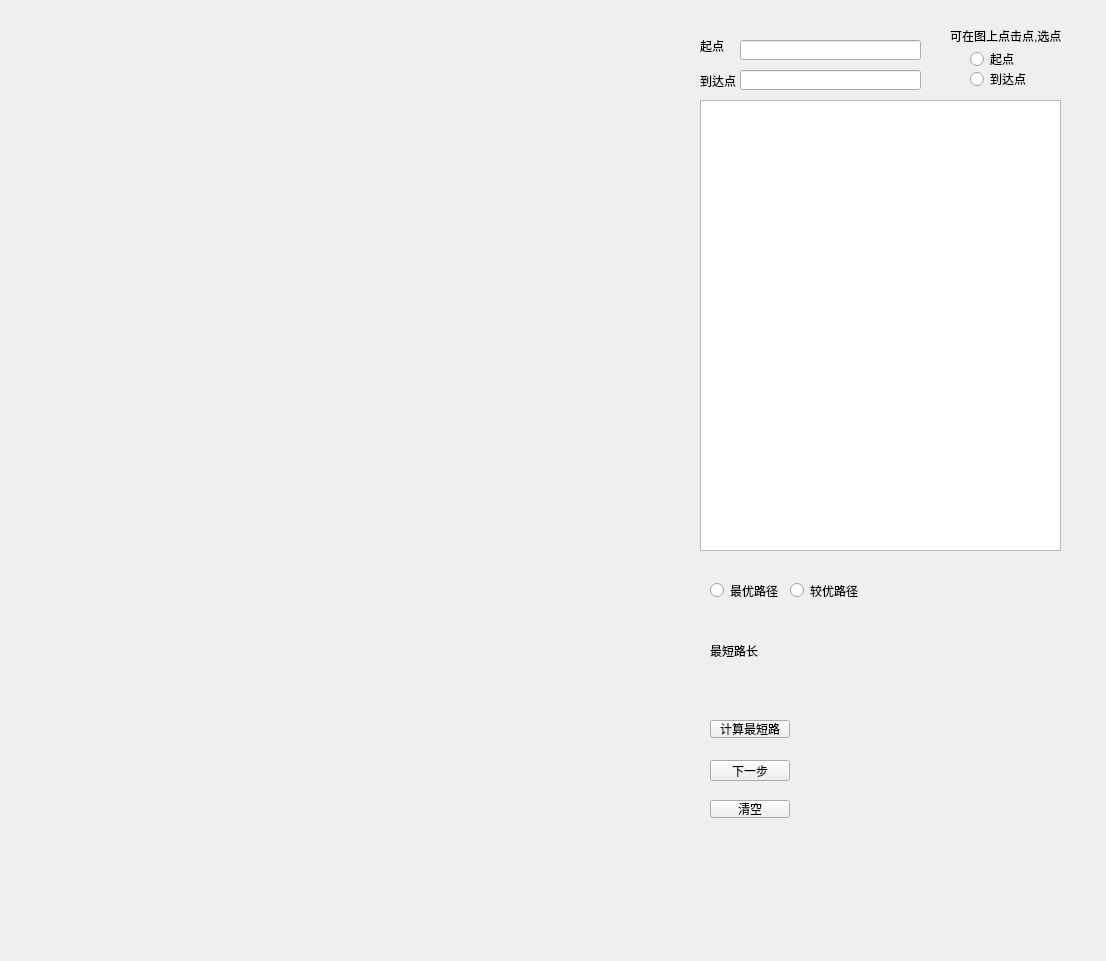
<?xml version="1.0" encoding="UTF-8"?>
<ui version="4.0">
 <class>Qguide</class>
 <widget class="QWidget" name="Qguide">
  <property name="geometry">
   <rect>
    <x>0</x>
    <y>0</y>
    <width>1106</width>
    <height>961</height>
   </rect>
  </property>
  <property name="windowTitle">
   <string>Form</string>
  </property>
  <widget class="QWidget" name="right" native="true">
   <property name="geometry">
    <rect>
     <x>690</x>
     <y>20</y>
     <width>401</width>
     <height>911</height>
    </rect>
   </property>
   <widget class="QLabel" name="label_2">
    <property name="geometry">
     <rect>
      <x>10</x>
      <y>50</y>
      <width>40</width>
      <height>21</height>
     </rect>
    </property>
    <property name="text">
     <string>到达点</string>
    </property>
   </widget>
   <widget class="QLabel" name="label_4">
    <property name="geometry">
     <rect>
      <x>260</x>
      <y>0</y>
      <width>121</width>
      <height>31</height>
     </rect>
    </property>
    <property name="text">
     <string>可在图上点击点,选点</string>
    </property>
   </widget>
   <widget class="QLabel" name="label_3">
    <property name="geometry">
     <rect>
      <x>10</x>
      <y>10</y>
      <width>41</width>
      <height>31</height>
     </rect>
    </property>
    <property name="text">
     <string>起点</string>
    </property>
   </widget>
   <widget class="QLineEdit" name="start_edit">
    <property name="geometry">
     <rect>
      <x>50</x>
      <y>20</y>
      <width>181</width>
      <height>20</height>
     </rect>
    </property>
   </widget>
   <widget class="QLineEdit" name="end_edit">
    <property name="geometry">
     <rect>
      <x>50</x>
      <y>50</y>
      <width>181</width>
      <height>20</height>
     </rect>
    </property>
   </widget>
   <widget class="QLabel" name="distance">
    <property name="geometry">
     <rect>
      <x>20</x>
      <y>610</y>
      <width>51</width>
      <height>41</height>
     </rect>
    </property>
    <property name="text">
     <string>最短路长：</string>
    </property>
   </widget>
   <widget class="QPushButton" name="nextButton">
    <property name="geometry">
     <rect>
      <x>20</x>
      <y>740</y>
      <width>80</width>
      <height>21</height>
     </rect>
    </property>
    <property name="text">
     <string>下一步</string>
    </property>
   </widget>
   <widget class="QTextEdit" name="SetofEnd">
    <property name="geometry">
     <rect>
      <x>10</x>
      <y>80</y>
      <width>361</width>
      <height>451</height>
     </rect>
    </property>
   </widget>
   <widget class="QWidget" name="widget" native="true">
    <property name="geometry">
     <rect>
      <x>10</x>
      <y>550</y>
      <width>181</width>
      <height>41</height>
     </rect>
    </property>
    <widget class="QRadioButton" name="accuary">
     <property name="geometry">
      <rect>
       <x>10</x>
       <y>10</y>
       <width>73</width>
       <height>21</height>
      </rect>
     </property>
     <property name="text">
      <string>最优路径</string>
     </property>
    </widget>
    <widget class="QRadioButton" name="SA">
     <property name="geometry">
      <rect>
       <x>90</x>
       <y>10</y>
       <width>73</width>
       <height>21</height>
      </rect>
     </property>
     <property name="text">
      <string>较优路径</string>
     </property>
    </widget>
   </widget>
   <widget class="QWidget" name="widget_3" native="true">
    <property name="geometry">
     <rect>
      <x>260</x>
      <y>30</y>
      <width>111</width>
      <height>41</height>
     </rect>
    </property>
    <widget class="QRadioButton" name="startbutton">
     <property name="geometry">
      <rect>
       <x>20</x>
       <y>0</y>
       <width>73</width>
       <height>18</height>
      </rect>
     </property>
     <property name="text">
      <string>起点</string>
     </property>
    </widget>
    <widget class="QRadioButton" name="endbutton">
     <property name="geometry">
      <rect>
       <x>20</x>
       <y>20</y>
       <width>73</width>
       <height>18</height>
      </rect>
     </property>
     <property name="text">
      <string>到达点</string>
     </property>
    </widget>
   </widget>
   <widget class="QPushButton" name="callButton">
    <property name="geometry">
     <rect>
      <x>20</x>
      <y>700</y>
      <width>80</width>
      <height>18</height>
     </rect>
    </property>
    <property name="text">
     <string>计算最短路</string>
    </property>
   </widget>
   <widget class="QPushButton" name="clearButton">
    <property name="geometry">
     <rect>
      <x>20</x>
      <y>780</y>
      <width>80</width>
      <height>18</height>
     </rect>
    </property>
    <property name="text">
     <string>清空</string>
    </property>
   </widget>
   <widget class="QLabel" name="dis">
    <property name="geometry">
     <rect>
      <x>80</x>
      <y>610</y>
      <width>51</width>
      <height>41</height>
     </rect>
    </property>
    <property name="text">
     <string/>
    </property>
   </widget>
  </widget>
  <widget class="QLabel" name="picture">
   <property name="text">
    <string/>
   </property>
   <property name="pixmap">
    <pixmap resource="res.qrc">:/data/map.jpg</pixmap>
   </property>
  </widget>
  <widget class="QLabel" name="draw">
   <property name="geometry">
    <rect>
     <x>0</x>
     <y>0</y>
     <width>683</width>
     <height>960</height>
    </rect>
   </property>
   <property name="text">
    <string/>
   </property>
  </widget>
  <zorder>picture</zorder>
  <zorder>right</zorder>
  <zorder>draw</zorder>
 </widget>
 <resources>
  <include location="res.qrc"/>
 </resources>
 <connections/>
</ui>
